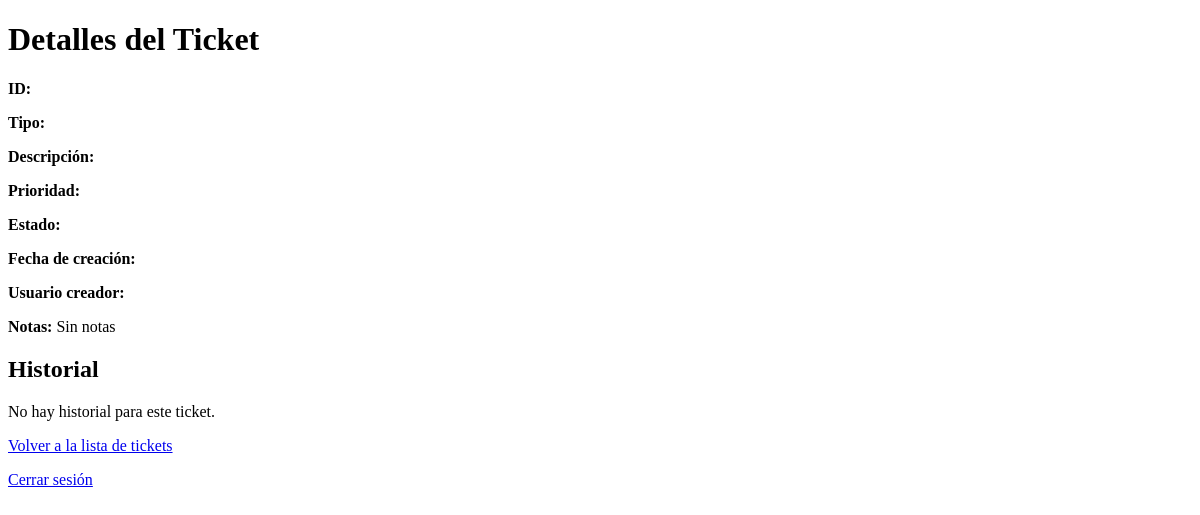
The page /ticket/19 on the database as committed earlier.
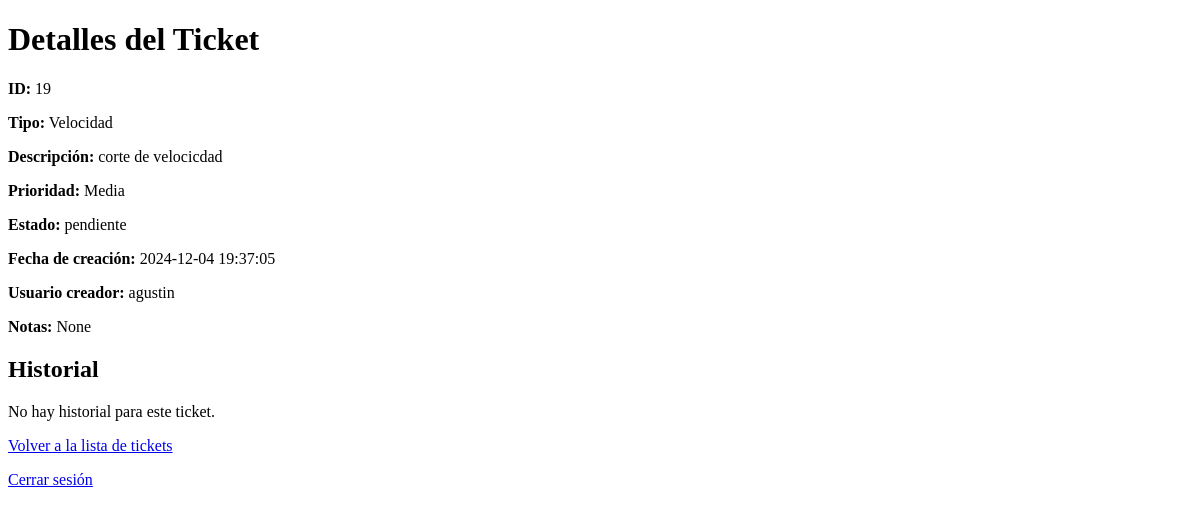
The same page on the database as committed later.
### tables this page shows
CREATE TABLE tickets (
    id INTEGER PRIMARY KEY AUTOINCREMENT,
    tipo TEXT NOT NULL,
    descripcion TEXT NOT NULL,
    prioridad TEXT NOT NULL,
    estado TEXT DEFAULT 'pendiente',
    fecha_creacion DATETIME DEFAULT CURRENT_TIMESTAMP,
    usuario_creador TEXT NOT NULL,
    notas TEXT,
    archivo TEXT
, usuario_asignado TEXT);

### app.py (the view)
@app.route('/ticket/<int:id>')
def ticket_details(id):
    conn = get_db_connection()
    ticket = conn.execute('SELECT * FROM tickets WHERE id = ?', (id,)).fetchone()
    historial = conn.execute('SELECT * FROM historial WHERE ticket_id = ? ORDER BY fecha DESC', (id,)).fetchall()
    conn.close()
    return render_template('ticket_details.html', ticket=ticket, historial=historial)

### app.py (called while the page is built)
def get_db_connection():
    conn = sqlite3.connect('database.db', timeout=10)  # Espera hasta 10 segundos si la base de datos está bloqueada
    conn.row_factory = sqlite3.Row
    return conn

### templates/ticket_details.html (shortened to what this page needs)
<!DOCTYPE html>
<html lang="es">
<head>
</head>
<body>
    <h1>Detalles del Ticket</h1>
    <p><strong>ID:</strong> {{ ticket['id'] }}</p>
    <p><strong>Tipo:</strong> {{ ticket['tipo'] }}</p>
    <p><strong>Descripción:</strong> {{ ticket['descripcion'] }}</p>
    <p><strong>Prioridad:</strong> {{ ticket['prioridad'] }}</p>
    <p><strong>Estado:</strong> {{ ticket['estado'] }}</p>
    <p><strong>Fecha de creación:</strong> {{ ticket['fecha_creacion'] }}</p>
    <p><strong>Usuario creador:</strong> {{ ticket['usuario_creador'] }}</p>
    <p><strong>Notas:</strong> {{ ticket['notas'] | default("Sin notas") }}</p>
    <h2>Historial</h2>
    {% if historial %}
        <ul>
            {% for evento in historial %}
                <li>{{ evento['fecha'] }}: {{ evento['accion'] }}</li>
            {% endfor %}
        </ul>
    {% else %}
        <p>No hay historial para este ticket.</p>
    {% endif %}
    <p><a href="/tickets">Volver a la lista de tickets</a></p>
    <a href="/logout">Cerrar sesión</a>
</body>
</html>

Rows that differ between the two databases and show on the page:
added tickets: id "19", tipo "Velocidad", descripcion "corte de velocicdad", prioridad "Media", estado "pendiente", fecha_creacion "2024-12-04 19:37:05", usuario_creador "agustin"
Other text that changed with them:
{{ ticket['notas'] | default("Sin notas") }}: "Sin notas" → "None"
